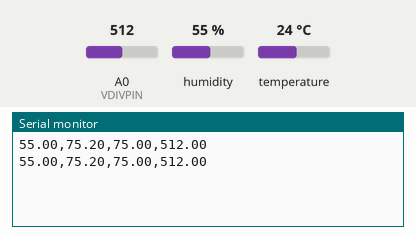
Recording of a sketch running on a simulated Arduino Uno, built with avr-gcc and run on an emulated ATmega328P. Shown: the last lines printed to the serial monitor. Inputs (shaded band) come from the test bench; at power-on: humidity 55 %, A0 (VDIVPIN) = 512, temperature 24 °C.

Above: at 12.8 s.
12.9 s: humidity set to 22 %
At 18.3 s:
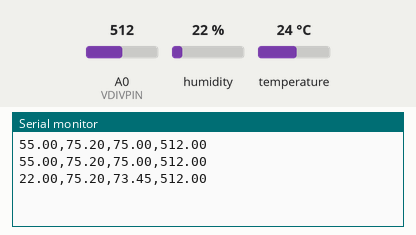
21.9 s: A0 (VDIVPIN) set to 716
At 24.4 s:
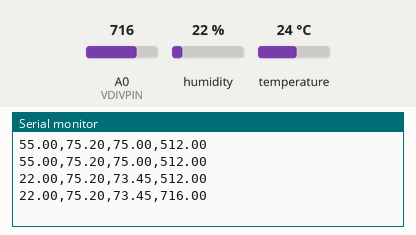
30.9 s: temperature set to 12 °C
At 36.4 s:
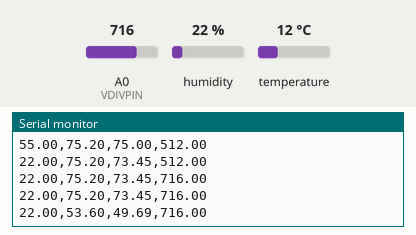
39.9 s: A0 (VDIVPIN) set to 900
At 42.4 s:
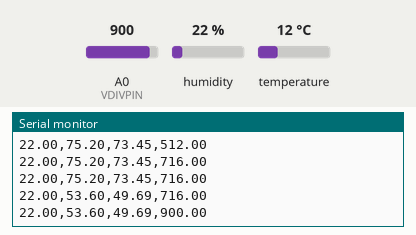
48.9 s: humidity set to 40 %
At 54.5 s:
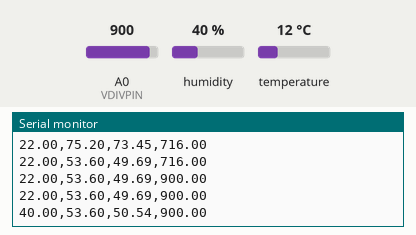
Timing chart, 0 to 56.0 s (numbered marks = the images above; inputs shaded):
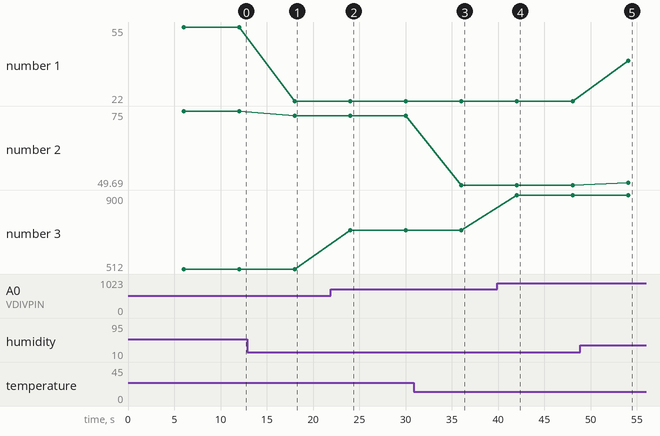

The sketch:

culturemonitor.ino
```cpp
#include "DHT.h"

#define DHTPIN 2
#define DHTTYPE DHT22   // DHT 22  (AM2302)

#define VDIVPIN 0

DHT dht(DHTPIN, DHTTYPE);

void setup() {
  Serial.begin(9600);
  // Serial.println("");

  dht.begin();
}

void loop() {
  delay(6*1000);
  humiditySensorLoop();
  voltageDivider();
  Serial.println("");
}

void voltageDivider() {
  // This is an arbitrary value from two probes inside the sour dough
  // I might just be picking up radio waves...
  float h=analogRead(VDIVPIN);
  Serial.print(h);
}


void humiditySensorLoop() {
  float h = dht.readHumidity();
  float t = dht.readTemperature();
  float f = dht.readTemperature(true);

  if (isnan(h) || isnan(t) || isnan(f)) {
    Serial.println("Failed to read from DHT sensor!");
    return;
  }
  float hic = dht.computeHeatIndex(f, h,true);

// Humidity, Temp (in f), Humidity index
  Serial.print(h);
  Serial.print(',');
  Serial.print(f);
  Serial.print(',');
  Serial.print(hic);
  Serial.print(',');
}
```

Measured:
- after the input at 12.9 s, the serial monitor: prints a new line after 5.1 s (image 1)
- after the input at 21.9 s, the serial monitor: prints a new line after 2.1 s (image 2)
- after the input at 30.9 s, the serial monitor: prints a new line after 5.1 s (image 3)
- after the input at 39.9 s, the serial monitor: prints a new line after 2.1 s (image 4)
- after the input at 48.9 s, the serial monitor: prints a new line after 5.2 s (image 5)
- plotted number 1: 55 → 22 after the input at 12.9 s, 22 → 40 after the input at 48.9 s
- plotted number 2: 75 → 73.45 after the input at 12.9 s, 73.45 → 49.69 after the input at 30.9 s, 49.69 → 50.54 after the input at 48.9 s
- plotted number 3: 512 → 716 after the input at 21.9 s, 716 → 900 after the input at 39.9 s
